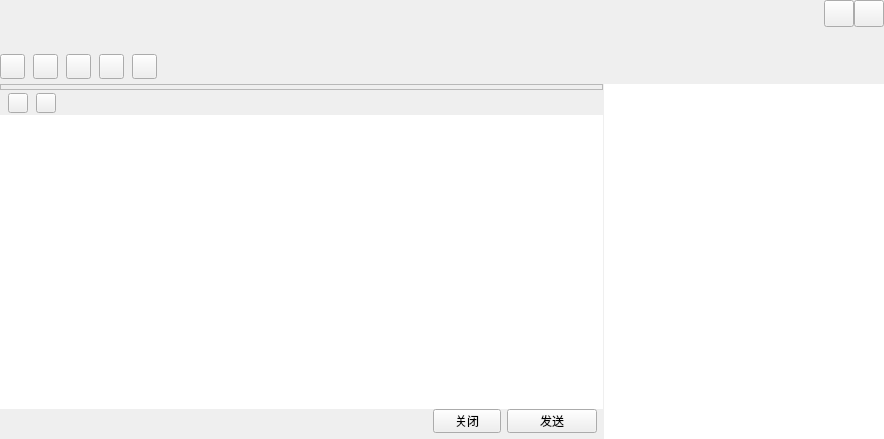
<?xml version="1.0" encoding="UTF-8"?>
<ui version="4.0">
 <class>TalkWindow</class>
 <widget class="QWidget" name="TalkWindow">
  <property name="geometry">
   <rect>
    <x>0</x>
    <y>0</y>
    <width>884</width>
    <height>439</height>
   </rect>
  </property>
  <property name="windowTitle">
   <string>TalkWindow</string>
  </property>
  <property name="titleskin" stdset="0">
   <bool>true</bool>
  </property>
  <layout class="QVBoxLayout" name="verticalLayout_6">
   <property name="spacing">
    <number>0</number>
   </property>
   <property name="leftMargin">
    <number>0</number>
   </property>
   <property name="topMargin">
    <number>0</number>
   </property>
   <property name="rightMargin">
    <number>0</number>
   </property>
   <property name="bottomMargin">
    <number>0</number>
   </property>
   <item>
    <widget class="QWidget" name="titleWidget" native="true">
     <property name="minimumSize">
      <size>
       <width>0</width>
       <height>84</height>
      </size>
     </property>
     <property name="maximumSize">
      <size>
       <width>16777215</width>
       <height>84</height>
      </size>
     </property>
     <property name="bottomskin" stdset="0">
      <bool>true</bool>
     </property>
     <layout class="QVBoxLayout" name="verticalLayout_8">
      <property name="spacing">
       <number>0</number>
      </property>
      <property name="leftMargin">
       <number>0</number>
      </property>
      <property name="topMargin">
       <number>0</number>
      </property>
      <property name="rightMargin">
       <number>0</number>
      </property>
      <property name="bottomMargin">
       <number>0</number>
      </property>
      <item>
       <layout class="QHBoxLayout" name="horizontalLayout_5">
        <property name="spacing">
         <number>0</number>
        </property>
        <item>
         <widget class="QLabel" name="nameLabel">
          <property name="sizePolicy">
           <sizepolicy hsizetype="Expanding" vsizetype="Preferred">
            <horstretch>0</horstretch>
            <verstretch>0</verstretch>
           </sizepolicy>
          </property>
          <property name="minimumSize">
           <size>
            <width>0</width>
            <height>47</height>
           </size>
          </property>
          <property name="maximumSize">
           <size>
            <width>16777215</width>
            <height>47</height>
           </size>
          </property>
          <property name="text">
           <string/>
          </property>
         </widget>
        </item>
        <item>
         <layout class="QVBoxLayout" name="verticalLayout">
          <property name="spacing">
           <number>0</number>
          </property>
          <item>
           <layout class="QHBoxLayout" name="horizontalLayout">
            <property name="spacing">
             <number>0</number>
            </property>
            <item>
             <widget class="QPushButton" name="sysmin">
              <property name="minimumSize">
               <size>
                <width>30</width>
                <height>27</height>
               </size>
              </property>
              <property name="maximumSize">
               <size>
                <width>30</width>
                <height>27</height>
               </size>
              </property>
              <property name="text">
               <string/>
              </property>
             </widget>
            </item>
            <item>
             <widget class="QPushButton" name="sysclose">
              <property name="minimumSize">
               <size>
                <width>30</width>
                <height>27</height>
               </size>
              </property>
              <property name="maximumSize">
               <size>
                <width>30</width>
                <height>27</height>
               </size>
              </property>
              <property name="text">
               <string/>
              </property>
             </widget>
            </item>
           </layout>
          </item>
          <item>
           <spacer name="verticalSpacer">
            <property name="orientation">
             <enum>Qt::Vertical</enum>
            </property>
            <property name="sizeHint" stdset="0">
             <size>
              <width>20</width>
              <height>13</height>
             </size>
            </property>
           </spacer>
          </item>
         </layout>
        </item>
       </layout>
      </item>
      <item>
       <widget class="QWidget" name="funWidget" native="true">
        <property name="minimumSize">
         <size>
          <width>0</width>
          <height>34</height>
         </size>
        </property>
        <layout class="QHBoxLayout" name="horizontalLayout_2">
         <property name="spacing">
          <number>8</number>
         </property>
         <property name="leftMargin">
          <number>0</number>
         </property>
         <property name="topMargin">
          <number>0</number>
         </property>
         <property name="rightMargin">
          <number>6</number>
         </property>
         <property name="bottomMargin">
          <number>0</number>
         </property>
         <item>
          <widget class="QPushButton" name="addtoolbtn">
           <property name="minimumSize">
            <size>
             <width>25</width>
             <height>25</height>
            </size>
           </property>
           <property name="maximumSize">
            <size>
             <width>25</width>
             <height>25</height>
            </size>
           </property>
           <property name="text">
            <string/>
           </property>
           <property name="hasborder" stdset="0">
            <bool>true</bool>
           </property>
          </widget>
         </item>
         <item>
          <widget class="QPushButton" name="addhumanBtn">
           <property name="minimumSize">
            <size>
             <width>25</width>
             <height>25</height>
            </size>
           </property>
           <property name="maximumSize">
            <size>
             <width>25</width>
             <height>25</height>
            </size>
           </property>
           <property name="text">
            <string/>
           </property>
           <property name="hasborder" stdset="0">
            <bool>true</bool>
           </property>
          </widget>
         </item>
         <item>
          <widget class="QPushButton" name="appBtn">
           <property name="minimumSize">
            <size>
             <width>25</width>
             <height>25</height>
            </size>
           </property>
           <property name="maximumSize">
            <size>
             <width>25</width>
             <height>25</height>
            </size>
           </property>
           <property name="text">
            <string/>
           </property>
           <property name="hasborder" stdset="0">
            <bool>true</bool>
           </property>
          </widget>
         </item>
         <item>
          <widget class="QPushButton" name="videoBtn">
           <property name="minimumSize">
            <size>
             <width>25</width>
             <height>25</height>
            </size>
           </property>
           <property name="maximumSize">
            <size>
             <width>25</width>
             <height>25</height>
            </size>
           </property>
           <property name="text">
            <string/>
           </property>
           <property name="hasborder" stdset="0">
            <bool>true</bool>
           </property>
          </widget>
         </item>
         <item>
          <widget class="QPushButton" name="toolsetBtn">
           <property name="minimumSize">
            <size>
             <width>25</width>
             <height>25</height>
            </size>
           </property>
           <property name="maximumSize">
            <size>
             <width>25</width>
             <height>25</height>
            </size>
           </property>
           <property name="text">
            <string/>
           </property>
           <property name="hasborder" stdset="0">
            <bool>true</bool>
           </property>
          </widget>
         </item>
         <item>
          <spacer name="horizontalSpacer">
           <property name="orientation">
            <enum>Qt::Horizontal</enum>
           </property>
           <property name="sizeHint" stdset="0">
            <size>
             <width>618</width>
             <height>20</height>
            </size>
           </property>
          </spacer>
         </item>
        </layout>
       </widget>
      </item>
     </layout>
    </widget>
   </item>
   <item>
    <widget class="QSplitter" name="splitter">
     <property name="orientation">
      <enum>Qt::Horizontal</enum>
     </property>
     <property name="handleWidth">
      <number>1</number>
     </property>
     <property name="childrenCollapsible">
      <bool>true</bool>
     </property>
     <widget class="QSplitter" name="bodySplitter">
      <property name="orientation">
       <enum>Qt::Vertical</enum>
      </property>
      <property name="handleWidth">
       <number>1</number>
      </property>
      <property name="childrenCollapsible">
       <bool>false</bool>
      </property>
      <widget class="QWidget" name="bodyWidget" native="true">
       <layout class="QVBoxLayout" name="verticalLayout_3">
        <property name="spacing">
         <number>0</number>
        </property>
        <property name="leftMargin">
         <number>0</number>
        </property>
        <property name="topMargin">
         <number>0</number>
        </property>
        <property name="rightMargin">
         <number>0</number>
        </property>
        <property name="bottomMargin">
         <number>0</number>
        </property>
        <item>
         <widget class="QFrame" name="frameWidget">
          <property name="frameShape">
           <enum>QFrame::StyledPanel</enum>
          </property>
          <property name="frameShadow">
           <enum>QFrame::Raised</enum>
          </property>
          <layout class="QVBoxLayout" name="verticalLayout_2">
           <property name="spacing">
            <number>0</number>
           </property>
           <property name="leftMargin">
            <number>0</number>
           </property>
           <property name="topMargin">
            <number>1</number>
           </property>
           <property name="rightMargin">
            <number>0</number>
           </property>
           <property name="bottomMargin">
            <number>1</number>
           </property>
           <item>
            <widget class="MsgWebView" name="msgWidget" native="true"/>
           </item>
          </layout>
         </widget>
        </item>
       </layout>
      </widget>
      <widget class="QWidget" name="bottomWidget" native="true">
       <property name="minimumSize">
        <size>
         <width>0</width>
         <height>138</height>
        </size>
       </property>
       <property name="maximumSize">
        <size>
         <width>16777215</width>
         <height>400</height>
        </size>
       </property>
       <layout class="QVBoxLayout" name="verticalLayout_4">
        <property name="spacing">
         <number>0</number>
        </property>
        <property name="leftMargin">
         <number>0</number>
        </property>
        <property name="topMargin">
         <number>0</number>
        </property>
        <property name="rightMargin">
         <number>0</number>
        </property>
        <property name="bottomMargin">
         <number>0</number>
        </property>
        <item>
         <widget class="QWidget" name="moduleWidget" native="true">
          <property name="minimumSize">
           <size>
            <width>0</width>
            <height>24</height>
           </size>
          </property>
          <property name="maximumSize">
           <size>
            <width>16777215</width>
            <height>24</height>
           </size>
          </property>
          <layout class="QHBoxLayout" name="horizontalLayout_3">
           <property name="spacing">
            <number>8</number>
           </property>
           <property name="leftMargin">
            <number>8</number>
           </property>
           <property name="topMargin">
            <number>0</number>
           </property>
           <property name="rightMargin">
            <number>8</number>
           </property>
           <property name="bottomMargin">
            <number>0</number>
           </property>
           <item>
            <widget class="QPushButton" name="faceBtn">
             <property name="minimumSize">
              <size>
               <width>20</width>
               <height>20</height>
              </size>
             </property>
             <property name="maximumSize">
              <size>
               <width>20</width>
               <height>20</height>
              </size>
             </property>
             <property name="text">
              <string/>
             </property>
             <property name="hasborder" stdset="0">
              <bool>true</bool>
             </property>
            </widget>
           </item>
           <item>
            <widget class="QPushButton" name="fileopenBtn">
             <property name="minimumSize">
              <size>
               <width>20</width>
               <height>20</height>
              </size>
             </property>
             <property name="maximumSize">
              <size>
               <width>20</width>
               <height>20</height>
              </size>
             </property>
             <property name="text">
              <string/>
             </property>
             <property name="hasborder" stdset="0">
              <bool>true</bool>
             </property>
            </widget>
           </item>
           <item>
            <spacer name="horizontalSpacer_2">
             <property name="orientation">
              <enum>Qt::Horizontal</enum>
             </property>
             <property name="sizeHint" stdset="0">
              <size>
               <width>522</width>
               <height>20</height>
              </size>
             </property>
            </spacer>
           </item>
          </layout>
         </widget>
        </item>
        <item>
         <widget class="MsgTextEdit" name="textEdit">
          <property name="contextMenuPolicy">
           <enum>Qt::NoContextMenu</enum>
          </property>
          <property name="frameShape">
           <enum>QFrame::NoFrame</enum>
          </property>
         </widget>
        </item>
        <item>
         <layout class="QHBoxLayout" name="horizontalLayout_4">
          <property name="rightMargin">
           <number>6</number>
          </property>
          <property name="bottomMargin">
           <number>6</number>
          </property>
          <item>
           <spacer name="horizontalSpacer_3">
            <property name="orientation">
             <enum>Qt::Horizontal</enum>
            </property>
            <property name="sizeHint" stdset="0">
             <size>
              <width>368</width>
              <height>20</height>
             </size>
            </property>
           </spacer>
          </item>
          <item>
           <widget class="QToolButton" name="closeBtn">
            <property name="minimumSize">
             <size>
              <width>68</width>
              <height>24</height>
             </size>
            </property>
            <property name="maximumSize">
             <size>
              <width>68</width>
              <height>24</height>
             </size>
            </property>
            <property name="text">
             <string>关闭</string>
            </property>
           </widget>
          </item>
          <item>
           <widget class="QToolButton" name="sendBtn">
            <property name="minimumSize">
             <size>
              <width>90</width>
              <height>24</height>
             </size>
            </property>
            <property name="maximumSize">
             <size>
              <width>90</width>
              <height>24</height>
             </size>
            </property>
            <property name="text">
             <string>发送</string>
            </property>
           </widget>
          </item>
         </layout>
        </item>
       </layout>
      </widget>
     </widget>
     <widget class="QWidget" name="widget" native="true">
      <property name="minimumSize">
       <size>
        <width>280</width>
        <height>0</height>
       </size>
      </property>
      <property name="maximumSize">
       <size>
        <width>280</width>
        <height>16777215</height>
       </size>
      </property>
      <layout class="QVBoxLayout" name="verticalLayout_5">
       <property name="spacing">
        <number>0</number>
       </property>
       <property name="leftMargin">
        <number>0</number>
       </property>
       <property name="topMargin">
        <number>0</number>
       </property>
       <property name="rightMargin">
        <number>0</number>
       </property>
       <property name="bottomMargin">
        <number>0</number>
       </property>
       <item>
        <widget class="QTreeWidget" name="treeWidget">
         <property name="frameShape">
          <enum>QFrame::NoFrame</enum>
         </property>
         <property name="editTriggers">
          <set>QAbstractItemView::AllEditTriggers</set>
         </property>
         <property name="indentation">
          <number>0</number>
         </property>
         <property name="headerHidden">
          <bool>true</bool>
         </property>
         <property name="expandsOnDoubleClick">
          <bool>false</bool>
         </property>
         <property name="columnCount">
          <number>1</number>
         </property>
         <attribute name="headerVisible">
          <bool>false</bool>
         </attribute>
         <column>
          <property name="text">
           <string notr="true">1</string>
          </property>
         </column>
        </widget>
       </item>
      </layout>
     </widget>
    </widget>
   </item>
  </layout>
 </widget>
 <layoutdefault spacing="6" margin="11"/>
 <customwidgets>
  <customwidget>
   <class>MsgTextEdit</class>
   <extends>QTextEdit</extends>
   <header>MsgTextEdit.h</header>
  </customwidget>
  <customwidget>
   <class>MsgWebView</class>
   <extends>QWidget</extends>
   <header>MsgPage.h</header>
   <container>1</container>
  </customwidget>
 </customwidgets>
 <resources/>
 <connections/>
</ui>
